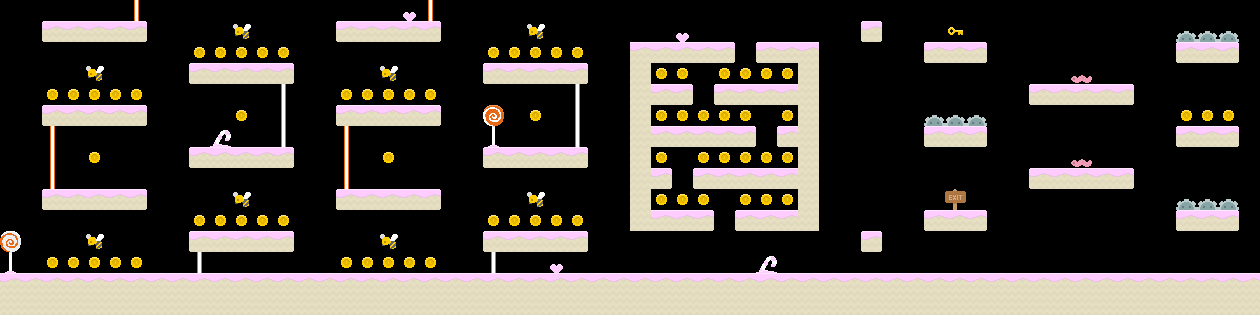

This game map was drawn from its Tiled (.tmx) file and the tilesets committed beside it. A one-line description and the full map source follow:
An orthogonal 60x15 tile map with 21x21 px tiles, 1 tile layer (tiles), 1 hidden layer not drawn, 2 tilesets.

<map version="1.5" tiledversion="1.7.2" orientation="orthogonal" renderorder="right-down" width="60" height="15" tilewidth="21" tileheight="21" infinite="0" nextlayerid="3" nextobjectid="1">
 <editorsettings>
  <export target="map9.csv" format="csv" />
 </editorsettings>
 <tileset firstgid="1" source="tileset.tsx" />
 <tileset firstgid="901" name="cave background" tilewidth="21" tileheight="21" tilecount="450" columns="30">
  <image source="../img/background/3.png" trans="211f30" width="639" height="315" />
 </tileset>
 <layer id="2" name="background" width="60" height="15" visible="0" locked="1">
  <data encoding="csv">
1031,1031,1031,1031,1031,1031,1031,1031,1031,1031,1031,1031,1031,1031,1031,1031,1031,1031,1031,1031,1031,1031,1031,1031,1031,1031,1031,1031,1031,1031,1031,1031,1031,1031,1031,1031,1031,1031,1031,1031,1031,1031,1031,1031,1031,1031,1031,1031,1031,1031,1031,1031,1031,1031,1031,1031,1031,1031,1031,1031,
1031,1031,1031,1031,1031,1031,1031,1031,1031,1031,1031,1031,1031,1031,1031,1031,1031,1031,1031,1031,1031,1031,619,1031,616,1031,619,1031,1031,1031,1031,1031,1031,1031,1031,1031,1031,1031,1031,1031,1031,1031,1031,1031,1031,1031,1031,1031,1031,1031,1031,1031,1031,1031,1031,1031,1031,1031,1031,1031,
1031,1031,1031,1031,1031,1031,1031,1031,1031,1031,1031,1031,1031,1031,1031,1031,1031,1031,1031,1031,1031,558,558,558,558,558,558,558,1031,1031,1031,1031,1031,1031,1031,1031,1031,1031,1031,1031,1031,1031,1031,1031,1031,1031,1031,1031,1031,1031,1031,1031,1031,1031,1031,1031,1031,1031,1031,1031,
1031,1031,1031,1031,1031,1031,1031,1031,1031,1031,1031,1031,1031,1031,1031,1031,1031,1031,1031,617,1031,587,587,587,587,587,587,587,1031,618,1031,1031,1031,1031,1031,1031,1031,1031,1031,1031,1031,1031,1031,1031,1031,1031,1031,1031,1031,1031,1031,1031,1031,1031,1031,1031,1031,1031,1031,1031,
1031,1031,1031,1031,1031,1031,1031,1031,1031,1031,1031,1031,1031,1031,1031,1031,1031,1031,558,558,558,558,558,558,558,558,558,558,558,558,558,1031,1031,1031,1031,1031,1031,1031,1031,1031,1031,1031,1031,1031,1031,1031,1031,1031,1031,1031,1031,1031,1031,1031,1031,1031,1031,1031,1031,1031,
1031,1031,1031,1031,1031,1031,1031,1031,1031,1031,1031,1031,1031,1031,1031,1031,618,1031,587,587,587,587,587,587,587,587,587,587,587,587,587,1031,617,1031,1031,1031,1031,1031,1031,1031,1031,1031,1031,1031,1031,1031,1031,1031,1031,1031,1031,1031,1031,1031,1031,1031,1031,1031,1031,1031,
1031,1031,1031,1031,1031,1031,1031,1031,1031,1031,1031,1031,1031,1031,1031,558,558,558,558,558,558,558,558,558,558,558,558,558,558,558,558,558,558,558,1031,1031,1031,1031,1031,1031,1031,1031,1031,1031,1031,1031,1031,1031,1031,1031,1031,1031,1031,1031,1031,1031,1031,1031,1031,1031,
1031,1031,1031,1031,1031,1031,1031,1031,1031,1031,1031,1031,1031,617,1031,587,587,587,587,587,587,587,587,587,587,587,587,587,587,587,587,587,587,587,1031,618,1031,1031,1031,1031,1031,1031,1031,1031,1031,1031,1031,1031,1031,1031,1031,1031,1031,1031,1031,1031,1031,1031,1031,1031,
1031,1031,1031,1031,1031,1031,1031,1031,1031,1031,1031,1031,558,558,558,558,558,558,558,558,558,558,558,558,558,558,558,558,558,558,558,558,558,558,558,558,558,1031,1031,1031,1031,1031,1031,1031,1031,1031,1031,1031,1031,1031,1031,1031,1031,1031,1031,1031,1031,1031,1031,1031,
1031,1031,1031,1031,1031,1031,1031,1031,1031,1031,1031,1031,587,587,587,587,587,587,587,587,587,587,587,587,587,587,587,587,587,587,587,587,587,587,587,587,587,1031,1031,1031,1031,1031,1031,1031,1031,1031,1031,1031,1031,1031,1031,1031,1031,1031,1031,1031,1031,1031,1031,1031,
1031,1031,1031,1031,1031,1031,1031,1031,1031,1031,1031,1031,587,587,587,587,587,587,587,587,587,587,587,587,587,587,587,587,587,587,587,587,587,587,587,587,587,1031,1031,1031,1031,1031,1031,1031,1031,1031,1031,1031,1031,1031,1031,1031,1031,1031,1031,1031,1031,1031,1031,1031,
1031,1031,1031,1031,1031,1031,1031,1031,1031,1031,1031,1031,587,587,587,587,587,587,587,587,587,587,587,587,587,587,587,587,587,587,587,587,587,587,587,587,587,1031,1031,1031,1031,1031,1031,1031,1031,1031,1031,1031,1031,1031,1031,1031,1031,1031,1031,1031,1031,1031,1031,1031,
1031,1031,1031,1031,1031,1031,1031,1031,1031,1031,1031,1031,1031,1031,1031,1031,1031,1031,1031,1031,1031,1031,1031,1031,1031,1031,1031,1031,1031,1031,1031,1031,1031,1031,1031,1031,1031,1031,1031,1031,1031,1031,1031,1031,1031,1031,1031,1031,1031,1031,1031,1031,1031,1031,1031,1031,1031,1031,1031,1031,
1031,1031,1031,1031,1031,1031,1031,1031,1031,1031,1031,1031,1031,1031,1031,1031,1031,1031,1031,1031,1031,1031,1031,1031,1031,1031,1031,1031,1031,1031,1031,1031,1031,1031,1031,1031,1031,1031,1031,1031,1031,1031,1031,1031,1031,1031,1031,1031,1031,1031,1031,1031,1031,1031,1031,1031,1031,1031,1031,1031,
1031,1031,1031,1031,1031,1031,1031,1031,1031,1031,1031,1031,1031,1031,1031,1031,1031,1031,1031,1031,1031,1031,1031,1031,1031,1031,1031,1031,1031,1031,1031,1031,1031,1031,1031,1031,1031,1031,1031,1031,1031,1031,1031,1031,1031,1031,1031,1031,1031,1031,1031,1031,1031,1031,1031,1031,1031,1031,1031,1031
</data>
 </layer>
 <layer id="1" name="tiles" width="60" height="15" locked="1">
  <data encoding="csv">
0,0,0,0,0,0,865,0,0,0,0,0,0,0,0,0,0,0,0,508,865,0,0,0,0,0,0,0,0,0,0,0,0,0,0,0,0,0,0,0,0,0,0,0,0,0,0,0,0,0,0,0,0,0,0,0,0,0,0,0,
0,0,497,498,498,498,499,0,0,0,0,355,0,0,0,0,497,498,498,498,499,0,0,0,0,355,0,0,0,0,0,0,508,0,0,0,0,0,0,0,0,496,0,0,0,15,0,0,0,0,0,0,0,0,0,0,359,359,359,0,
0,0,0,0,0,0,0,0,0,79,79,79,79,79,0,0,0,0,0,0,0,0,0,79,79,79,79,79,0,0,498,498,498,498,499,0,497,498,498,0,0,0,0,0,497,498,499,0,0,0,0,0,0,0,0,0,497,498,499,0,
0,0,0,0,355,0,0,0,0,497,498,498,498,499,0,0,0,0,355,0,0,0,0,497,498,498,498,499,0,0,527,79,79,0,79,79,79,79,527,0,0,0,0,0,0,0,0,0,0,0,0,325,0,0,0,0,0,0,0,0,
0,0,79,79,79,79,79,0,0,0,0,0,0,865,0,0,79,79,79,79,79,0,0,0,0,0,0,865,0,0,527,498,499,0,497,498,498,498,527,0,0,0,0,0,0,0,0,0,0,497,498,498,498,499,0,0,0,0,0,0,
0,0,497,498,498,498,499,0,0,0,0,79,0,865,0,0,497,498,498,498,499,0,0,627,0,79,0,865,0,0,527,79,79,79,79,79,0,79,527,0,0,0,0,0,359,359,359,0,0,0,0,0,0,0,0,0,79,79,79,0,
0,0,865,0,0,0,0,0,0,0,623,0,0,865,0,0,865,0,0,0,0,0,0,656,0,0,0,865,0,0,527,498,498,498,498,499,0,497,527,0,0,0,0,0,497,498,499,0,0,0,0,0,0,0,0,0,497,498,499,0,
0,0,865,0,79,0,0,0,0,497,498,498,498,499,0,0,865,0,79,0,0,0,0,497,498,498,498,499,0,0,527,79,0,79,79,79,79,79,527,0,0,0,0,0,0,0,0,0,0,0,0,325,0,0,0,0,0,0,0,0,
0,0,865,0,0,0,0,0,0,0,0,0,0,0,0,0,865,0,0,0,0,0,0,0,0,0,0,0,0,0,527,499,0,497,498,498,498,498,527,0,0,0,0,0,0,0,0,0,0,497,498,498,498,499,0,0,0,0,0,0,
0,0,497,498,498,498,499,0,0,0,0,355,0,0,0,0,497,498,498,498,499,0,0,0,0,355,0,0,0,0,527,79,79,79,0,79,79,79,527,0,0,0,0,0,0,254,0,0,0,0,0,0,0,0,0,0,359,359,359,0,
0,0,0,0,0,0,0,0,0,79,79,79,79,79,0,0,0,0,0,0,0,0,0,79,79,79,79,79,0,0,527,498,498,499,0,497,498,498,527,0,0,0,0,0,497,498,499,0,0,0,0,0,0,0,0,0,497,498,499,0,
628,0,0,0,355,0,0,0,0,497,498,498,498,499,0,0,0,0,355,0,0,0,0,497,498,498,498,499,0,0,0,0,0,0,0,0,0,0,0,0,0,496,0,0,0,0,0,0,0,0,0,0,0,0,0,0,0,0,0,0,
656,0,79,79,79,79,79,0,0,865,0,0,0,0,0,0,79,79,79,79,79,0,0,865,0,0,508,0,0,0,0,0,0,0,0,0,623,0,0,0,0,0,0,0,0,0,0,0,0,0,0,0,0,0,0,0,0,0,0,0,
498,498,498,498,498,498,498,498,498,498,498,498,498,498,498,498,498,498,498,498,498,498,498,498,498,498,498,498,498,498,498,498,498,498,498,498,498,498,498,498,498,498,498,498,498,498,498,498,498,498,498,498,498,498,498,498,498,498,498,498,
527,527,527,527,527,527,527,527,527,527,527,527,527,527,527,527,527,527,527,527,527,527,527,527,527,527,527,527,527,527,527,527,527,527,527,527,527,527,527,527,527,527,527,527,527,527,527,527,527,527,527,527,527,527,527,527,527,527,527,527
</data>
 </layer>
</map>
